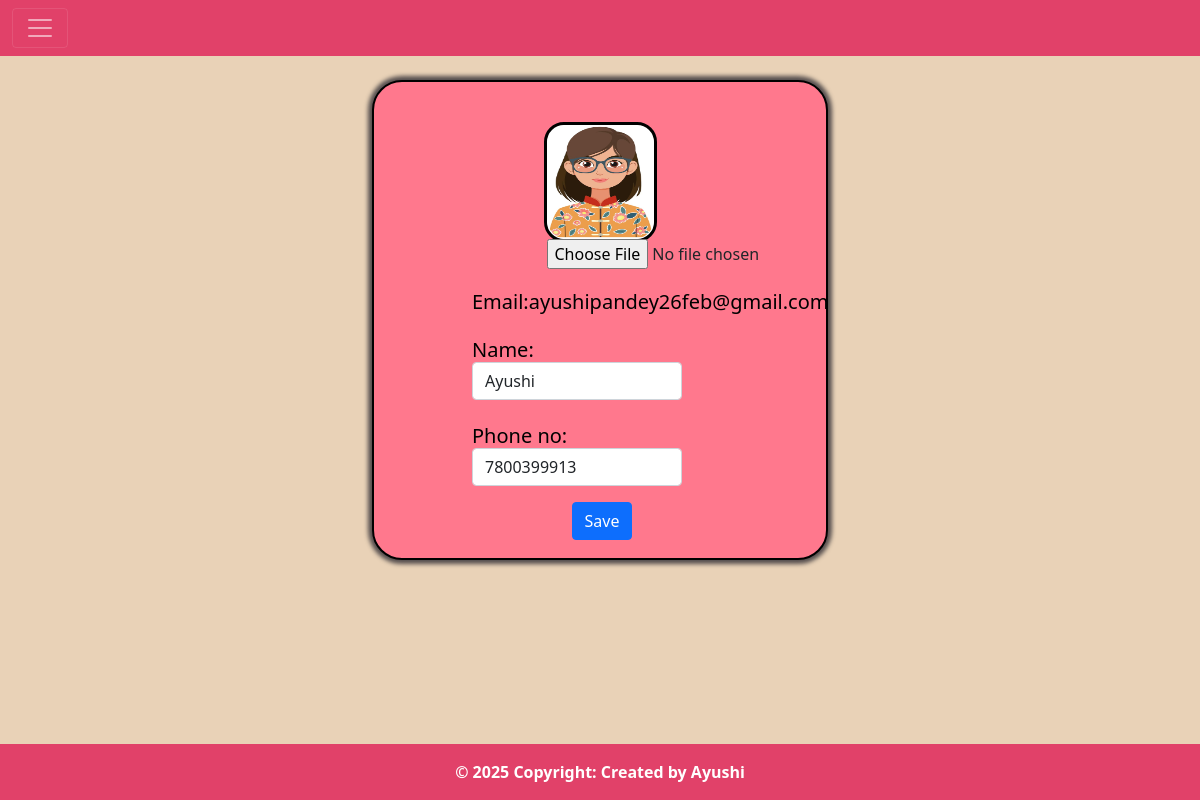
The app's page /edit_profile/ (signed in) with its own data.
### ngo_app/models.py (models this page shows)
class User(models.Model):
    name=models.CharField(max_length=50,null=False)     #num=False is default in Django#
    email=models.EmailField(max_length=50,null=False,primary_key=True)
    password=models.CharField(max_length=50,null=False)
    phone=models.CharField(max_length=13,null=False)
    profile_pic=models.FileField(upload_to="user_pic/",default="")
    date=models.DateField(default=timezone.now)

### ngo_app/user_views.py (the view, shortened to what this page needs)
# urls.py: path("edit_profile/",user_views.edit_profile,name="edit_profile"),
def edit_profile(request):
   if request.method=="GET":
       user_email=request.session["web_key"]
       User_Obj=User.objects.get(email=user_email)
       user_dict={
        "user_key": User_Obj
      }
       return render(request,"ngo_app/user/edit_profile.html",user_dict)

### ngo_app/templates/ngo_app/user/edit_profile.html (shortened to what this page needs)
<!DOCTYPE html>
{% load static %}
<html lang="en">
<head>
   {% include 'ngo_app/common/common_css.html' %}
</head>
<body style="background-color:#e9d2b7;">
   {% include 'ngo_app/user/user_header.html' %}
   <div class="main-div">
      <form action="/edit_profile/" method="post" enctype="multipart/form-data">
         <div class="flex-container">
            <div class="image-div">
               <img src="/media/{{user_key.profile_pic}}" alt="">
               <input type="file" name="pic">
            </div>
            <div class="profile-div">
               <h5>Email:{{user_key.email}}</h5>
               <h5>Name:
                  <input type="text" name="name" class="form-control" required value="{{user_key.name}}">
               </h5>
               <h5>Phone no:
                  <input type="number" name="phone" class="form-control" required value="{{user_key.phone}}">
               </h5>
               <div class="text-center" style="margin-left:50px;">
                  <button class="btn btn-primary">Save</button>
               </div>
            </div>
         </div>
      </form>
   </div>
   {% include 'ngo_app/common/footer.html' %}
</body>
</html>

### ngo_app/static/ngo_app/css/style.css (style rules this page uses)
body,html { min-height:100vh; display:flex; flex-direction:column; }
.main-div { flex:1; }
* { box-sizing:border-box; }

### ngo_app/templates/ngo_app/user/edit_profile.html (style rules this page uses)
.flex-container { width: 38%; height: 480px; background-color:rgb(255, 120, 141); flex-direction: column; margin: auto; margin-top: 80px; border-radius: 30px; border: 2px solid black; box-shadow: 0 0 4px 4px rgb(85, 78, 78); }
.image-div { width: 25%; height: 120px; background-color: white; border: 3px solid black; border-radius: 20px; margin: auto; margin-bottom: 40px; margin-top: 40px; }
.image-div img { width: 100%; height: 100%; border-radius: 20px; }
.profile-div { width: 50%; height: 200px; margin: auto; margin-left: 90px; }
h5 { color: black; padding-right: 10px; padding: 8px; margin-top: 10px; }

### records on screen
User: profile_pic (picture), email "ayushipandey26feb@gmail.com", name "Ayushi", phone "7800399913"
